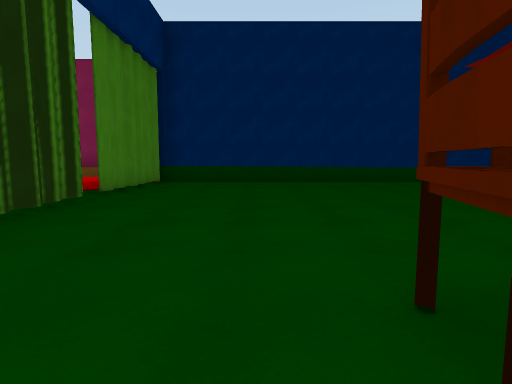
[1] (above)

16 first-person views from a walk through a scene from a Unity 3-D project. The camera is 1.3 m above the floor, tilts 6° down and sees 80° across. The floor is counted in squares, 2 m on a side. Each view is taken from the middle of a square. On the plan, view 1 faces up. The plan holds only what a view shows up to about 10 squares ahead; the rest is blank. The place goes on beyond the plan.

[2]
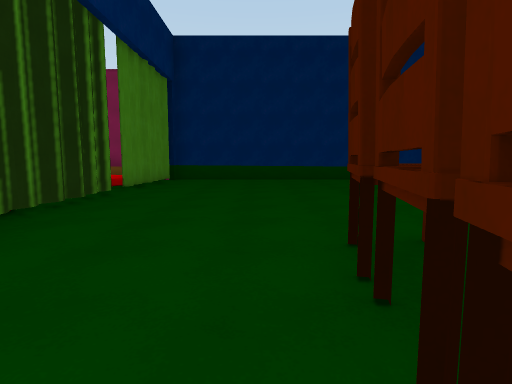

[3]
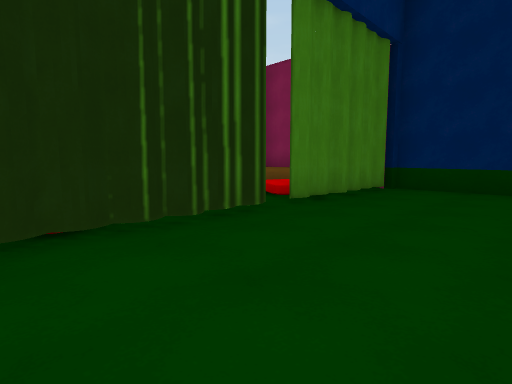

[4]
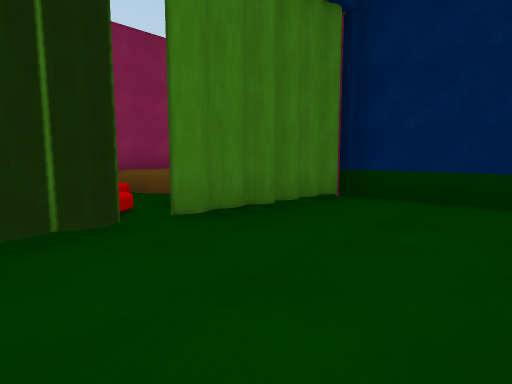

[5]
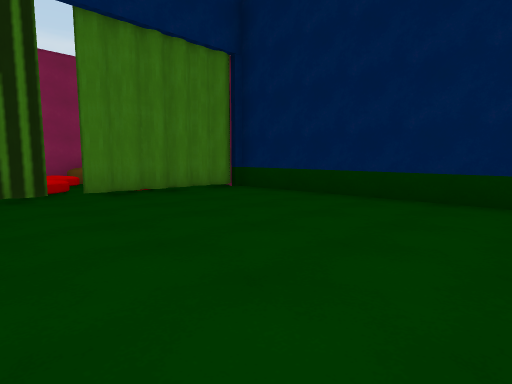

[6]
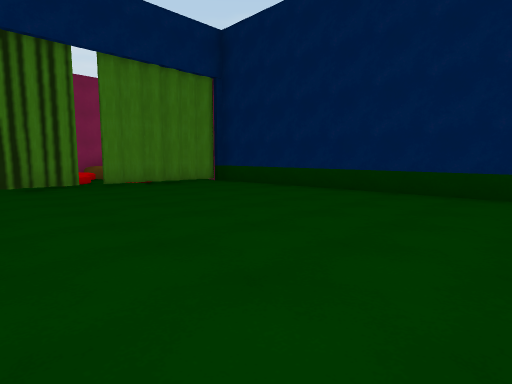

[7]
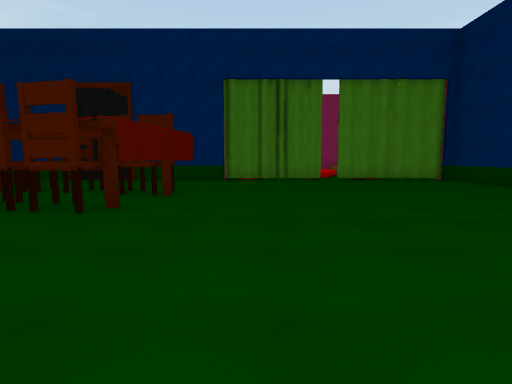

[8]
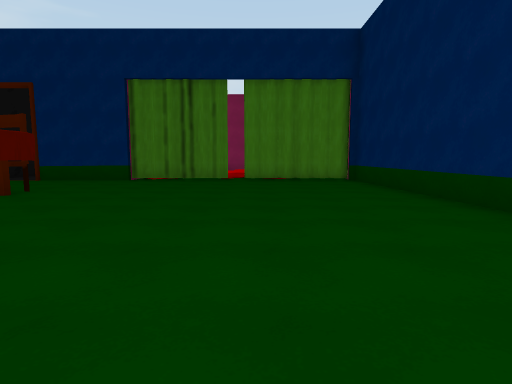

[9]
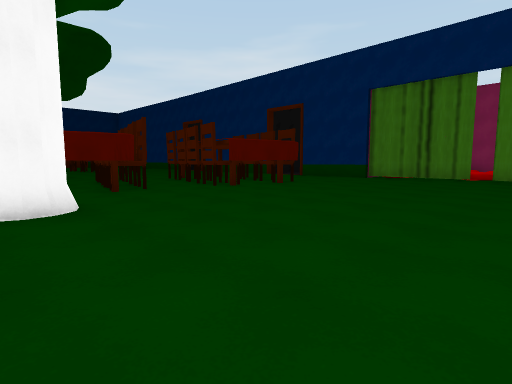

[10]
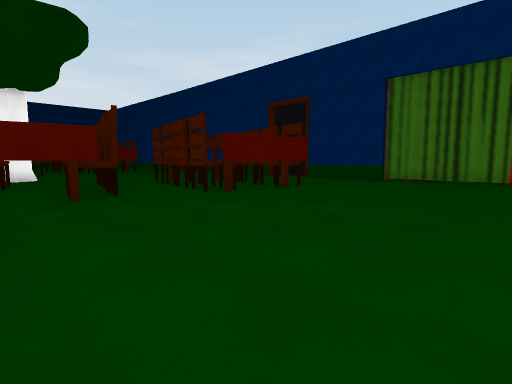

[11]
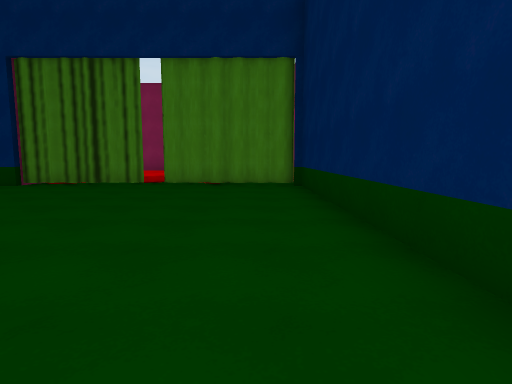

[12]
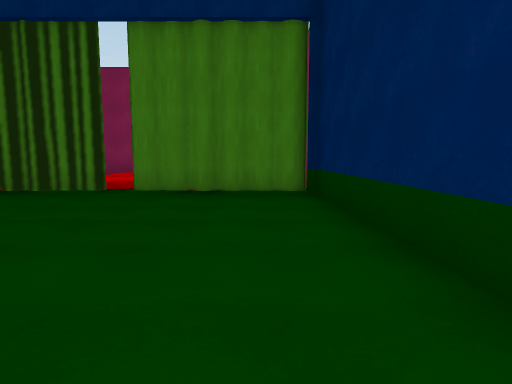

[13]
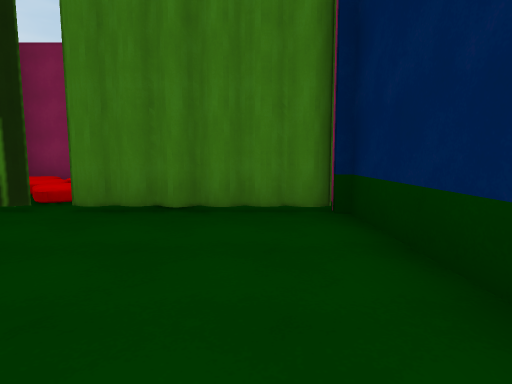

[14]
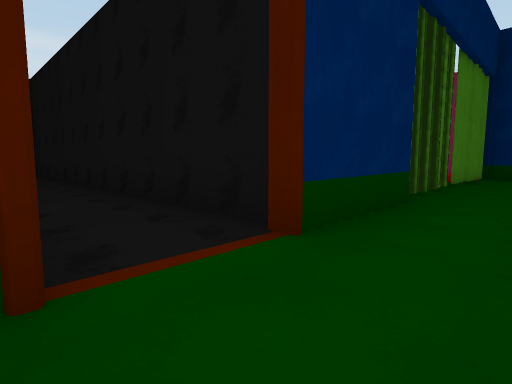

[15]
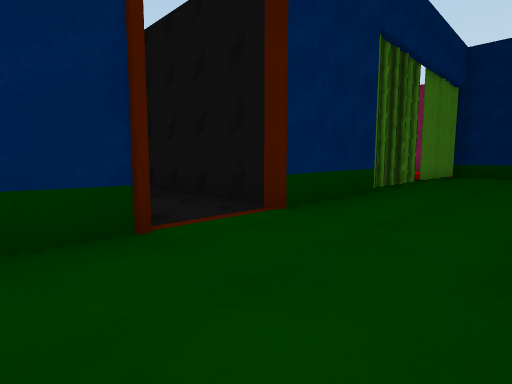

[16]
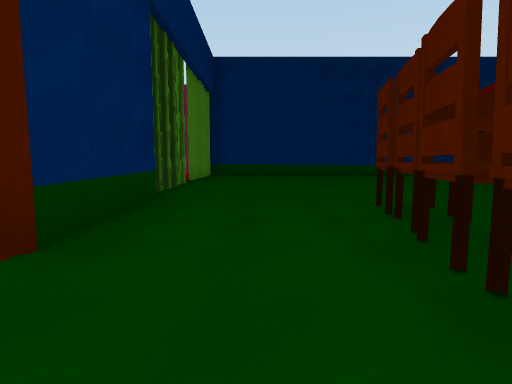

### Floor plan
Key: @ floor where view 1 was taken; # wall or solid block; . floor.
Columns run from 13 left of view 1 to 8 right of it. Each row starts with its distance up from view 1.
 10           ##########
  9           #........ ##
  8           #........
  7           #...........
  6           #...........
  5           #...........
  4           #...........
  3           #...........
  2           #.........#
  1           #...###....
  0 ###########..@###.##
 -1  .............###.##
 -2     .........###..##
 -3           #... #..##
 -4           #...  ...#
 -5           #      ...
 -6                   .#

Positions as (right, up) in squares from view 1, and headings:
1: (0, 0), facing up
2: (0, -1), facing up
3: (0, 2), facing up-left
4: (0, 4), facing up-left
5: (3, 4), facing up-left
6: (5, 3), facing up-left
7: (7, 3), facing left
8: (7, 6), facing left
9: (8, 7), facing down-left
10: (7, 6), facing down-left
11: (5, 8), facing left
12: (3, 8), facing left
13: (1, 8), facing left
14: (-1, -3), facing up-left
15: (0, -4), facing up-left
16: (-1, -3), facing up
